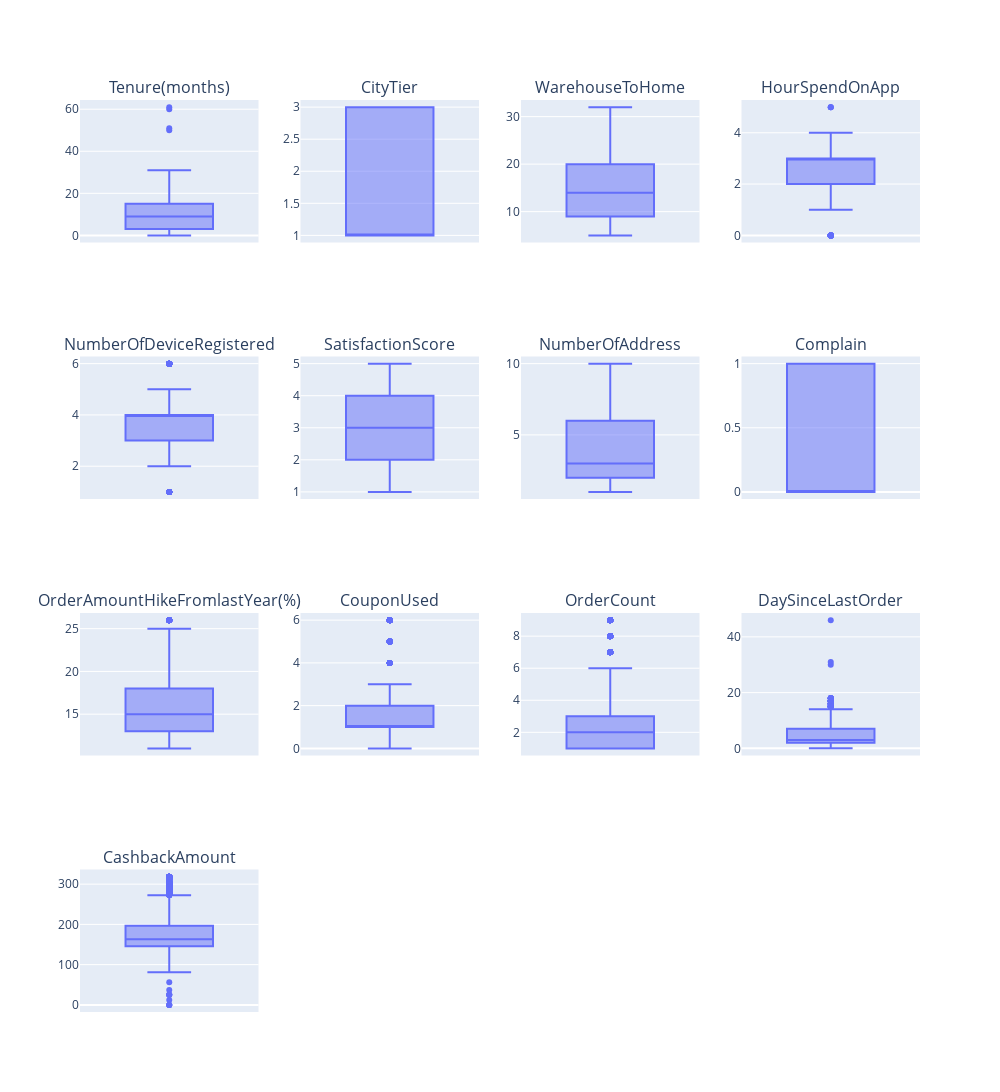

Notebook code for this chart:
### Markdown cell above
Boxplot after outliers have been removed

### Code cell
fig = make_subplots(rows=rows, cols=cols_per_row, subplot_titles=num_cols_list)

for i, col in enumerate(num_cols_list):
    row = (i // cols_per_row) + 1
    col_pos = (i % cols_per_row) + 1
    fig.add_trace(
        px.box(churn_df_copy, y=col).data[0],
        row=row, col=col_pos
    )

fig.update_layout(height=300 * rows, width=1000, showlegend=False)
fig.show()

### Figure 1 — Plotly figure (JSON) as saved in the notebook; plotly's stock layout.template omitted (floating-point values rounded to 4 significant figures; data arrays with more than 128 entries replaced by an {"elided": "..."} marker saying what was removed)
{"data": [{"alignmentgroup": "True", "hovertemplate": "Tenure(months)=%{y}<extra></extra>", "legendgroup": "", "marker": {"color": "#636efa"}, "name": "", "notched": false, "offsetgroup": "", "orientation": "v", "showlegend": false, "type": "box", "x0": " ", "xaxis": "x", "y": {"elided": "5630 int values"}, "y0": " ", "yaxis": "y"}, {"alignmentgroup": "True", "hovertemplate": "CityTier=%{y}<extra></extra>", "legendgroup": "", "marker": {"color": "#636efa"}, "name": "", "notched": false, "offsetgroup": "", "orientation": "v", "showlegend": false, "type": "box", "x0": " ", "xaxis": "x2", "y": {"elided": "5630 int values"}, "y0": " ", "yaxis": "y2"}, {"alignmentgroup": "True", "hovertemplate": "WarehouseToHome=%{y}<extra></extra>", "legendgroup": "", "marker": {"color": "#636efa"}, "name": "", "notched": false, "offsetgroup": "", "orientation": "v", "showlegend": false, "type": "box", "x0": " ", "xaxis": "x3", "y": {"elided": "5630 int values"}, "y0": " ", "yaxis": "y3"}, {"alignmentgroup": "True", "hovertemplate": "HourSpendOnApp=%{y}<extra></extra>", "legendgroup": "", "marker": {"color": "#636efa"}, "name": "", "notched": false, "offsetgroup": "", "orientation": "v", "showlegend": false, "type": "box", "x0": " ", "xaxis": "x4", "y": {"elided": "5630 int values"}, "y0": " ", "yaxis": "y4"}, {"alignmentgroup": "True", "hovertemplate": "NumberOfDeviceRegistered=%{y}<extra></extra>", "legendgroup": "", "marker": {"color": "#636efa"}, "name": "", "notched": false, "offsetgroup": "", "orientation": "v", "showlegend": false, "type": "box", "x0": " ", "xaxis": "x5", "y": {"elided": "5630 int values"}, "y0": " ", "yaxis": "y5"}, {"alignmentgroup": "True", "hovertemplate": "SatisfactionScore=%{y}<extra></extra>", "legendgroup": "", "marker": {"color": "#636efa"}, "name": "", "notched": false, "offsetgroup": "", "orientation": "v", "showlegend": false, "type": "box", "x0": " ", "xaxis": "x6", "y": {"elided": "5630 int values"}, "y0": " ", "yaxis": "y6"}, {"alignmentgroup": "True", "hovertemplate": "NumberOfAddress=%{y}<extra></extra>", "legendgroup": "", "marker": {"color": "#636efa"}, "name": "", "notched": false, "offsetgroup": "", "orientation": "v", "showlegend": false, "type": "box", "x0": " ", "xaxis": "x7", "y": {"elided": "5630 int values"}, "y0": " ", "yaxis": "y7"}, {"alignmentgroup": "True", "hovertemplate": "Complain=%{y}<extra></extra>", "legendgroup": "", "marker": {"color": "#636efa"}, "name": "", "notched": false, "offsetgroup": "", "orientation": "v", "showlegend": false, "type": "box", "x0": " ", "xaxis": "x8", "y": {"elided": "5630 int values"}, "y0": " ", "yaxis": "y8"}, {"alignmentgroup": "True", "hovertemplate": "OrderAmountHikeFromlastYear(%)=%{y}<extra></extra>", "legendgroup": "", "marker": {"color": "#636efa"}, "name": "", "notched": false, "offsetgroup": "", "orientation": "v", "showlegend": false, "type": "box", "x0": " ", "xaxis": "x9", "y": {"elided": "5630 int values"}, "y0": " ", "yaxis": "y9"}, {"alignmentgroup": "True", "hovertemplate": "CouponUsed=%{y}<extra></extra>", "legendgroup": "", "marker": {"color": "#636efa"}, "name": "", "notched": false, "offsetgroup": "", "orientation": "v", "showlegend": false, "type": "box", "x0": " ", "xaxis": "x10", "y": {"elided": "5630 int values"}, "y0": " ", "yaxis": "y10"}, {"alignmentgroup": "True", "hovertemplate": "OrderCount=%{y}<extra></extra>", "legendgroup": "", "marker": {"color": "#636efa"}, "name": "", "notched": false, "offsetgroup": "", "orientation": "v", "showlegend": false, "type": "box", "x0": " ", "xaxis": "x11", "y": {"elided": "5630 int values"}, "y0": " ", "yaxis": "y11"}, {"alignmentgroup": "True", "hovertemplate": "DaySinceLastOrder=%{y}<extra></extra>", "legendgroup": "", "marker": {"color": "#636efa"}, "name": "", "notched": false, "offsetgroup": "", "orientation": "v", "showlegend": false, "type": "box", "x0": " ", "xaxis": "x12", "y": {"elided": "5630 int values"}, "y0": " ", "yaxis": "y12"}, {"alignmentgroup": "True", "hovertemplate": "CashbackAmount=%{y}<extra></extra>", "legendgroup": "", "marker": {"color": "#636efa"}, "name": "", "notched": false, "offsetgroup": "", "orientation": "v", "showlegend": false, "type": "box", "x0": " ", "xaxis": "x13", "y": {"elided": "5630 float values"}, "y0": " ", "yaxis": "y13"}], "layout": {"annotations": [{"font": {"size": 16}, "showarrow": false, "text": "Tenure(months)", "x": 0.1062, "xanchor": "center", "xref": "paper", "y": 1, "yanchor": "bottom", "yref": "paper"}, {"font": {"size": 16}, "showarrow": false, "text": "CityTier", "x": 0.3688, "xanchor": "center", "xref": "paper", "y": 1, "yanchor": "bottom", "yref": "paper"}, {"font": {"size": 16}, "showarrow": false, "text": "WarehouseToHome", "x": 0.6313, "xanchor": "center", "xref": "paper", "y": 1, "yanchor": "bottom", "yref": "paper"}, {"font": {"size": 16}, "showarrow": false, "text": "HourSpendOnApp", "x": 0.8938, "xanchor": "center", "xref": "paper", "y": 1, "yanchor": "bottom", "yref": "paper"}, {"font": {"size": 16}, "showarrow": false, "text": "NumberOfDeviceRegistered", "x": 0.1062, "xanchor": "center", "xref": "paper", "y": 0.7188, "yanchor": "bottom", "yref": "paper"}, {"font": {"size": 16}, "showarrow": false, "text": "SatisfactionScore", "x": 0.3688, "xanchor": "center", "xref": "paper", "y": 0.7188, "yanchor": "bottom", "yref": "paper"}, {"font": {"size": 16}, "showarrow": false, "text": "NumberOfAddress", "x": 0.6313, "xanchor": "center", "xref": "paper", "y": 0.7188, "yanchor": "bottom", "yref": "paper"}, {"font": {"size": 16}, "showarrow": false, "text": "Complain", "x": 0.8938, "xanchor": "center", "xref": "paper", "y": 0.7188, "yanchor": "bottom", "yref": "paper"}, {"font": {"size": 16}, "showarrow": false, "text": "OrderAmountHikeFromlastYear(%)", "x": 0.1062, "xanchor": "center", "xref": "paper", "y": 0.4375, "yanchor": "bottom", "yref": "paper"}, {"font": {"size": 16}, "showarrow": false, "text": "CouponUsed", "x": 0.3688, "xanchor": "center", "xref": "paper", "y": 0.4375, "yanchor": "bottom", "yref": "paper"}, {"font": {"size": 16}, "showarrow": false, "text": "OrderCount", "x": 0.6313, "xanchor": "center", "xref": "paper", "y": 0.4375, "yanchor": "bottom", "yref": "paper"}, {"font": {"size": 16}, "showarrow": false, "text": "DaySinceLastOrder", "x": 0.8938, "xanchor": "center", "xref": "paper", "y": 0.4375, "yanchor": "bottom", "yref": "paper"}, {"font": {"size": 16}, "showarrow": false, "text": "CashbackAmount", "x": 0.1062, "xanchor": "center", "xref": "paper", "y": 0.1562, "yanchor": "bottom", "yref": "paper"}], "height": 1200, "showlegend": false, "width": 1000, "xaxis": {"anchor": "y", "domain": [0, 0.2125]}, "xaxis10": {"anchor": "y10", "domain": [0.2625, 0.475]}, "xaxis11": {"anchor": "y11", "domain": [0.525, 0.7375]}, "xaxis12": {"anchor": "y12", "domain": [0.7875, 1]}, "xaxis13": {"anchor": "y13", "domain": [0, 0.2125]}, "xaxis14": {"anchor": "y14", "domain": [0.2625, 0.475]}, "xaxis15": {"anchor": "y15", "domain": [0.525, 0.7375]}, "xaxis16": {"anchor": "y16", "domain": [0.7875, 1]}, "xaxis2": {"anchor": "y2", "domain": [0.2625, 0.475]}, "xaxis3": {"anchor": "y3", "domain": [0.525, 0.7375]}, "xaxis4": {"anchor": "y4", "domain": [0.7875, 1]}, "xaxis5": {"anchor": "y5", "domain": [0, 0.2125]}, "xaxis6": {"anchor": "y6", "domain": [0.2625, 0.475]}, "xaxis7": {"anchor": "y7", "domain": [0.525, 0.7375]}, "xaxis8": {"anchor": "y8", "domain": [0.7875, 1]}, "xaxis9": {"anchor": "y9", "domain": [0, 0.2125]}, "yaxis": {"anchor": "x", "domain": [0.8438, 1]}, "yaxis10": {"anchor": "x10", "domain": [0.2812, 0.4375]}, "yaxis11": {"anchor": "x11", "domain": [0.2812, 0.4375]}, "yaxis12": {"anchor": "x12", "domain": [0.2812, 0.4375]}, "yaxis13": {"anchor": "x13", "domain": [0, 0.1562]}, "yaxis14": {"anchor": "x14", "domain": [0, 0.1562]}, "yaxis15": {"anchor": "x15", "domain": [0, 0.1562]}, "yaxis16": {"anchor": "x16", "domain": [0, 0.1562]}, "yaxis2": {"anchor": "x2", "domain": [0.8438, 1]}, "yaxis3": {"anchor": "x3", "domain": [0.8438, 1]}, "yaxis4": {"anchor": "x4", "domain": [0.8438, 1]}, "yaxis5": {"anchor": "x5", "domain": [0.5625, 0.7188]}, "yaxis6": {"anchor": "x6", "domain": [0.5625, 0.7188]}, "yaxis7": {"anchor": "x7", "domain": [0.5625, 0.7188]}, "yaxis8": {"anchor": "x8", "domain": [0.5625, 0.7188]}, "yaxis9": {"anchor": "x9", "domain": [0.2812, 0.4375]}}}
